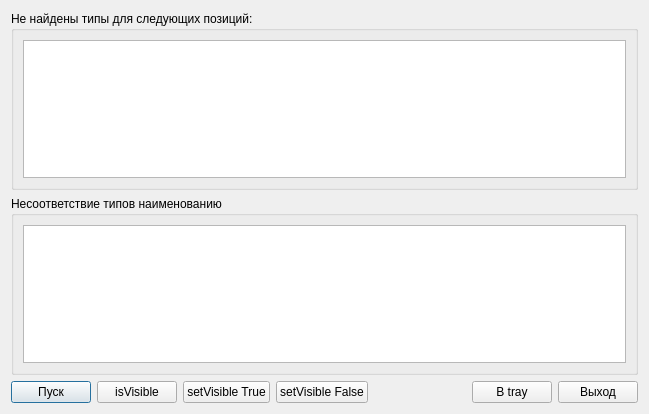
<?xml version="1.0" encoding="UTF-8"?>
<ui version="4.0">
 <class>Dialog</class>
 <widget class="QDialog" name="Dialog">
  <property name="geometry">
   <rect>
    <x>0</x>
    <y>0</y>
    <width>649</width>
    <height>414</height>
   </rect>
  </property>
  <property name="windowTitle">
   <string>Автоматическое присоединение типов трансформаторов</string>
  </property>
  <layout class="QVBoxLayout" name="verticalLayout_3">
   <item>
    <widget class="QGroupBox" name="groupBox">
     <property name="title">
      <string>Не найдены типы для следующих позиций:</string>
     </property>
     <layout class="QVBoxLayout" name="verticalLayout">
      <item>
       <widget class="QTableView" name="tableView"/>
      </item>
     </layout>
    </widget>
   </item>
   <item>
    <widget class="QGroupBox" name="groupBox_2">
     <property name="title">
      <string>Несоответствие типов наименованию</string>
     </property>
     <layout class="QVBoxLayout" name="verticalLayout_2">
      <item>
       <widget class="QTableView" name="tableView_2"/>
      </item>
     </layout>
    </widget>
   </item>
   <item>
    <layout class="QHBoxLayout" name="horizontalLayout_2">
     <item>
      <widget class="QPushButton" name="pushButton_3">
       <property name="text">
        <string>Пуск</string>
       </property>
      </widget>
     </item>
     <item>
      <widget class="QPushButton" name="pushButton_4">
       <property name="text">
        <string>isVisible</string>
       </property>
      </widget>
     </item>
     <item>
      <widget class="QPushButton" name="pushButton_5">
       <property name="text">
        <string>setVisible True</string>
       </property>
      </widget>
     </item>
     <item>
      <widget class="QPushButton" name="pushButton_6">
       <property name="text">
        <string>setVisible False</string>
       </property>
      </widget>
     </item>
     <item>
      <spacer name="horizontalSpacer_2">
       <property name="orientation">
        <enum>Qt::Horizontal</enum>
       </property>
       <property name="sizeHint" stdset="0">
        <size>
         <width>40</width>
         <height>20</height>
        </size>
       </property>
      </spacer>
     </item>
     <item>
      <widget class="QPushButton" name="pushButton">
       <property name="text">
        <string>В tray</string>
       </property>
      </widget>
     </item>
     <item>
      <widget class="QPushButton" name="pushButton_2">
       <property name="text">
        <string>Выход</string>
       </property>
      </widget>
     </item>
    </layout>
   </item>
  </layout>
 </widget>
 <resources/>
 <connections/>
</ui>
